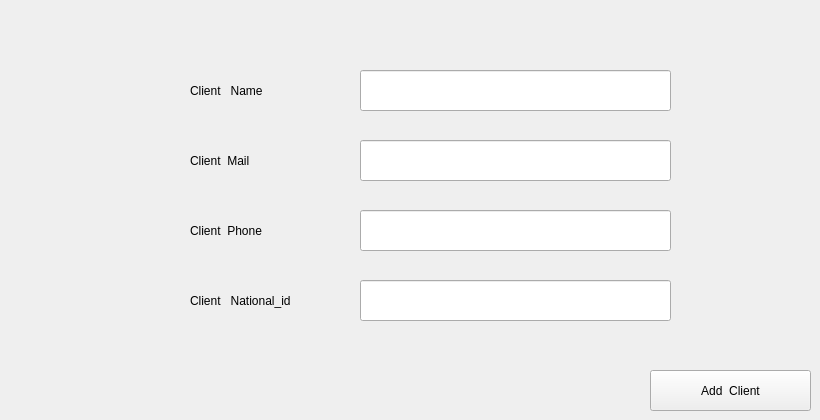
      <widget class="QWidget" name="tab_12">
       <attribute name="title">
        <string>Add New Client</string>
       </attribute>
       <widget class="QLineEdit" name="lineEdit_12">
        <property name="geometry">
         <rect>
          <x>360</x>
          <y>70</y>
          <width>311</width>
          <height>41</height>
         </rect>
        </property>
       </widget>
       <widget class="QLineEdit" name="lineEdit_13">
        <property name="geometry">
         <rect>
          <x>360</x>
          <y>280</y>
          <width>311</width>
          <height>41</height>
         </rect>
        </property>
       </widget>
       <widget class="QLineEdit" name="lineEdit_14">
        <property name="geometry">
         <rect>
          <x>360</x>
          <y>210</y>
          <width>311</width>
          <height>41</height>
         </rect>
        </property>
       </widget>
       <widget class="QLineEdit" name="lineEdit_15">
        <property name="geometry">
         <rect>
          <x>360</x>
          <y>140</y>
          <width>311</width>
          <height>41</height>
         </rect>
        </property>
       </widget>
       <widget class="QLabel" name="label_16">
        <property name="geometry">
         <rect>
          <x>190</x>
          <y>70</y>
          <width>171</width>
          <height>41</height>
         </rect>
        </property>
        <property name="text">
         <string>Client   Name</string>
        </property>
       </widget>
       <widget class="QLabel" name="label_17">
        <property name="geometry">
         <rect>
          <x>190</x>
          <y>140</y>
          <width>171</width>
          <height>41</height>
         </rect>
        </property>
        <property name="text">
         <string>Client  Mail</string>
        </property>
       </widget>
       <widget class="QLabel" name="label_18">
        <property name="geometry">
         <rect>
          <x>190</x>
          <y>210</y>
          <width>171</width>
          <height>41</height>
         </rect>
        </property>
        <property name="text">
         <string>Client  Phone</string>
        </property>
       </widget>
       <widget class="QLabel" name="label_19">
        <property name="geometry">
         <rect>
          <x>190</x>
          <y>280</y>
          <width>171</width>
          <height>41</height>
         </rect>
        </property>
        <property name="text">
         <string>Client   National_id</string>
        </property>
       </widget>
       <widget class="QPushButton" name="pushButton_15">
        <property name="geometry">
         <rect>
          <x>650</x>
          <y>370</y>
          <width>161</width>
          <height>41</height>
         </rect>
        </property>
        <property name="text">
         <string>Add  Client</string>
        </property>
       </widget>
      </widget>
